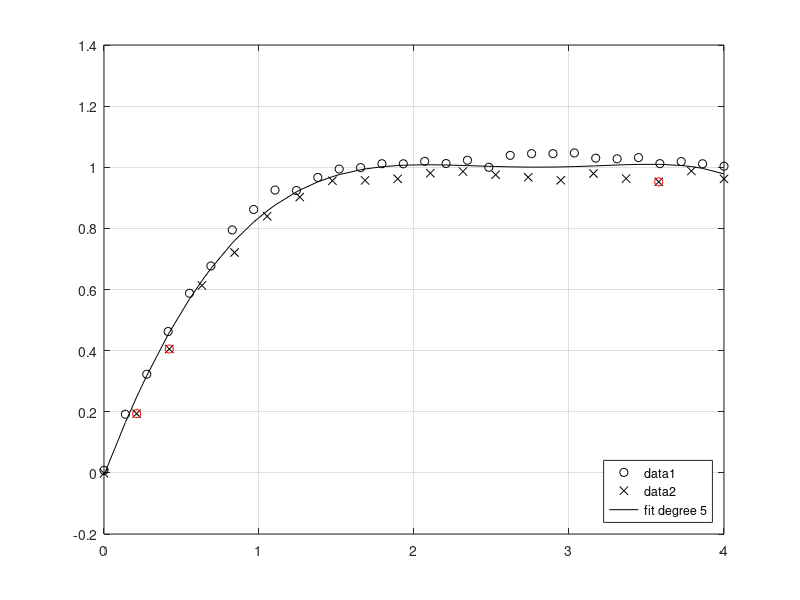

Write the MATLAB code that produced this figure. (Note: this script raises an error after producing the figure.)
%% Sample exam - Simulation in matlab
clc; clear; clf;

%% Problem 1 -> ok
data1 = load("data1.txt");
data2 = load("data2.txt");

data = sortrows([data1;data2]);

% polynomial fit

x = data(:,1);
y = data(:,2);

p = polyfit(x,y,5);
fit = polyval(p,x);

% find most distant points
[dist, indices] = sort(abs(fit-y), 'descend');

maxIndices = indices(1:3);

% plot
plot(data1(:,1), data1(:,2), 'ko');
hold on;
plot(data2(:,1), data2(:,2), 'kx');
plot(x,fit, 'k');
plot(x(maxIndices), y(maxIndices), 'ro')
hold off;
grid on;
legend('data1', 'data2', 'fit degree 5', 'Location', 'southeast');

%% Problem 2 -> is it correct?

R = 0.1; % m
d = 2e-3; % m
mu0 = 4*pi*1e-7; % N/A^2

rmin = 0;
rmax = (R-d)/2;

% B = mu0*H

func = @(r) Hloop(R,r,0);

flux = integral(func, rmin, rmax) % wb

%% Problem 3 -> ok

V = 1e-3; % m^3

A = @(r) 2*pi*r.^2 + 2*V./r;

fplot(A)

[rmin, ~] = fminsearch(A,0.05)

hmin = V/(pi*rmin^2)

%% Problem 4 -> ??
l = 5;

x1 = 1;
y1 = 0;
x2 = 2;
y2 = 1;

syms a x0 y0;

eq1 = y1 == a * cosh((x1 - x0)/a) + y0;
eq2 = y2 == a * cosh((x2 - x0)/a) + y0;
eq3 = l == 2*a*sinh((x2-x1)/(2*a));

p0 = [1 0 0]; % initial parameters guess

[A, X0, Y0] = vpasolve([eq1,eq2,eq3], [a, x0, y0], p0) 

f = @(x) A * cosh((x - X0)/A) + Y0
fplot(f,[-1,2]); 

% 0.8, 0.3, -2.2


%% Problem 5 -> ok
[x,y] = meshgrid(-4:0.1:4);

r = sqrt(x.^2 + y.^2);

Hx = - y.^3./r.^5;
Hy = x.^3./r.^5;

% draw vector field
streamslice(x,y,Hx,Hy)
axis equal, axis tight

%% Problem 6 -> ??
syms di1dt di2dt U L1 L2 M Le;

% i == i1 + i2;
eq1 = U == L1*di1dt + M*di2dt;
eq2 = U == L2*di2dt + M*di1dt;
eq3 = U == Le*(di1dt + di2dt);

[Le, di1dt, di2dt] = solve([eq1 eq2 eq3], [Le, di1dt, di2dt]);

simplify(Le)

%% Problem 7

%% a)
N = 1000;
gamma = 0.04;
beta = 0.4;

% coupled system of ODE
% dI/dt =  beta*S*I/N - gamma*I
% dS/dt = -beta*S*I/N
% dR/dt = gamma*I
% initial conditions
% I(0)=3
% S(0)=N
% R(0)=0

% all unknowns must be defined as a single vector
% p(1) = I
% p(2) = S
% p(3) = R
ode=@(t,p) [ beta*p(2)*p(1)/N - gamma * p(1)
             -beta * p(2)*p(1)/N
             gamma*p(1)];

te = [0,100]; % simulation time
pi = [3,1000,0]; % initial conditions

[t,p] = ode45(ode,te,pi);
plot(t,p)
legend('I','S', 'R')
grid on;
xlabel('Day');
ylabel('Nb of people');

%% b)
N = 1000;
gamma = 0.04;
lockDownStart = 15;

odeBeta=@(t,p,beta) [ beta*p(2)*p(1)/N - gamma * p(1)
             -beta * p(2)*p(1)/N
             gamma*p(1)];

te1 = [0,lockDownStart];
pi1 = [3,1000,0]; % initial conditions

ode1 = @(t,p) odeBeta(t,p,0.4);

[t1,p1] = ode45(ode1,te1,pi1);

% simulate lockdown after day 15

te2 = [lockDownStart,100];
pi2 = p1(end,:);

ode2 = @(t,p) odeBeta(t,p,0.04);

[t2,p2] = ode45(ode2,te2,pi2);

t = [t1; t2];
p = [p1; p2];

clf;
plot(t,p)
legend('I','S', 'R')
grid on;
xlabel('Day');
ylabel('Nb of people');
% I know this is not correct because infection rate sinks immediately
% -> blue and red are correct, just add a given length of the lockdown

%% Problem 8

% capacitor: I = C*dQ/dt
% resistor: U = R*I
% inductor: U = L*di/dt
% all components in series

% it is right that the initial conditions are important

% differential equations are easy to solve in simulink, but chatgpt doesn't
% propose this solutions

% ode45 is the right function to use to solve differential equations
% systems

% it's annoying that it doesn't use the right type of ticks, you can't just
% copy and paste the answer

% the code runs and provides a realistic answer, it's pretty good tbh

% but why does it define y (should only be the current) as an array of 3
% variables?? -> okay got it, its for each of the dx/dt -> dQ/dt, 0, di/dt


% correction: there is a bug
% the equation C*dQ/dt = i is wrong


% test the code
R = 1;
L = 1;
C = 1;
y0 = [0; 0; 1];
tspan = [0,10];

[t, y] = ode45(@(t, y) diffeq(t, y, R, L, C), tspan, y0);

plot(t, y(:, 1))
xlabel('time');
ylabel('current');


function dy = diffeq(t, y, R, L, C)
I = y(1);
% Q = y(2); % this line is useless
dy= [1/L*(y(3)-R*I); 1/C*I; 0];
end